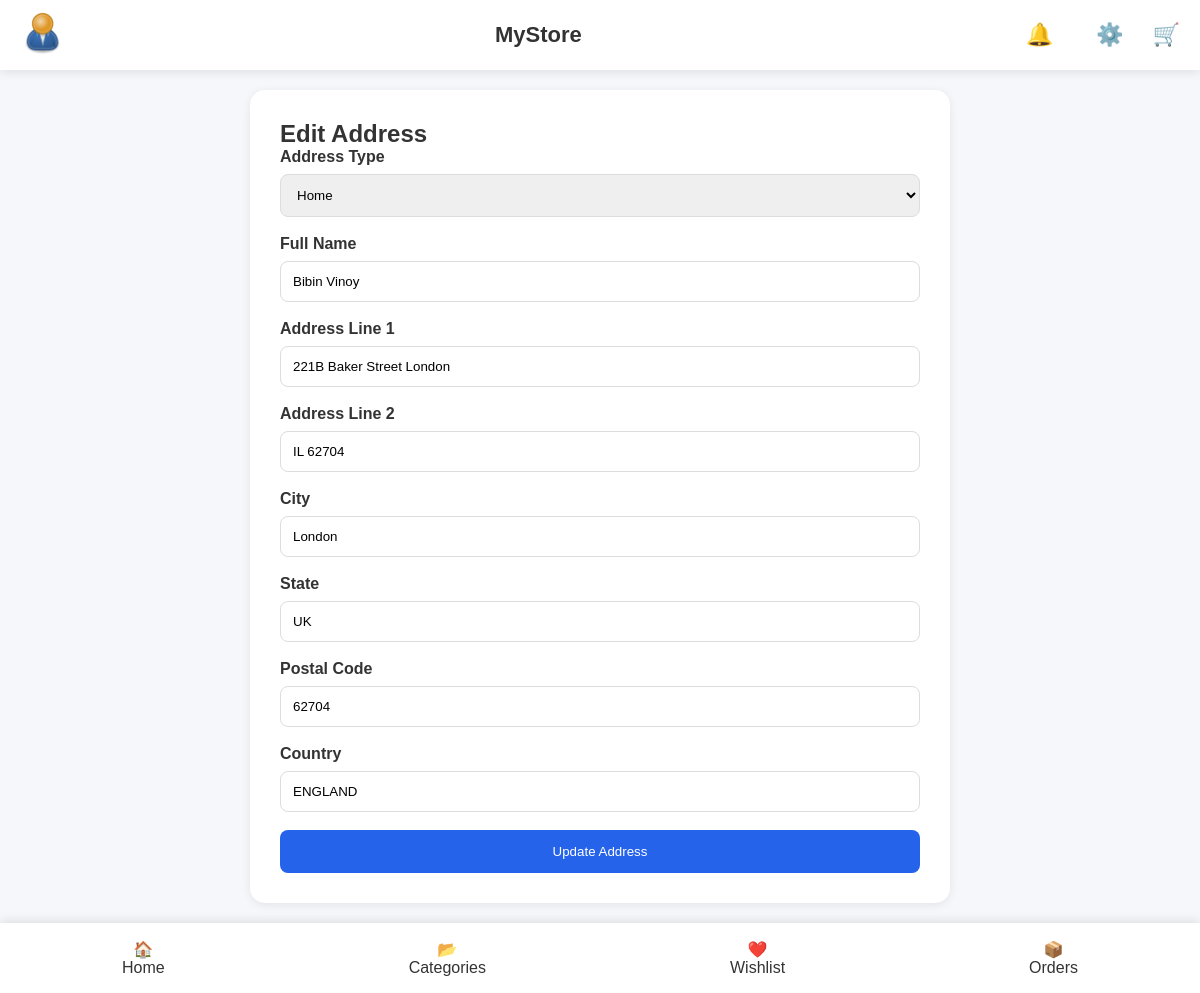
/edit_address/1/ (signed in), run on the app's committed database.
### accounts/models.py (models this page shows, shortened)
class User(AbstractUser):
    phone = models.CharField(max_length=15, blank=True)
    profile_image = models.ImageField(
        default='images/default-profile.png',
        upload_to="profiles/",
        blank=True,
        null=True
    )

class Address(models.Model):
    ADDRESS_TYPES = (
        ('home', 'Home'),
        ('office', 'Office'),
    )
    address_type = models.CharField(
        max_length=10,
        choices=ADDRESS_TYPES,
        default='home'
    )
    user = models.ForeignKey(
        User,
        on_delete=models.CASCADE,
        related_name="addresses"
    )
    full_name = models.CharField(
        max_length=100
    )
    phone_number = models.CharField(
        max_length=20,
    )
    address_line_1 = models.CharField(
        max_length=255
    )
    address_line_2 = models.CharField(
        max_length=255,
        blank=True
    )
    city = models.CharField(
        max_length=100
    )
    state = models.CharField(
        max_length=100
    )
    postal_code = models.CharField(
        max_length=20
    )
    country = models.CharField(
        max_length=100
    )
    is_default = models.BooleanField(
        default=False
    )

### accounts/views.py (the view, shortened to what this page needs)
# urls.py: path('edit_address/<str:pk>/',views.editAddress,name='edit_address'),
def editAddress(request,pk):
    address = get_object_or_404(Address,id=pk,user=request.user)
    form=editAddressForm(instance=address)
    context={'form':form,}
    return render(request,'account/edit_address.html',context)

### accounts/forms.py
class editAddressForm(forms.ModelForm):
    class Meta:
        model=Address
        exclude=['user',]

### template/account/edit_address.html (shortened to what this page needs)
{% extends 'base.html' %}
{% load static %}
{% block extra_css %}
<link rel="stylesheet" href="{% static 'css/address.css' %}">
{% endblock %}
{% block content %}
<div class="form-card">
    <h2>Edit Address</h2>
    <form method="POST">
        <div class="form-group">
            <label>Address Type</label>
            {{form.address_type}}
        </div>
        <div class="form-group">
            <label>Full Name</label>
               {{form.full_name}}
        </div>
        <div class="form-group">
            <label>Address Line 1</label>
            {{form.address_line_1}}
        </div>
        <div class="form-group">
            <label>Address Line 2</label>
            {{form.address_line_2}}
        </div>
        <div class="form-group">
            <label>City</label>
            {{form.city}}
        </div>
        <div class="form-group">
            <label>State</label>
            {{form.state}}
        </div>
        <div class="form-group">
            <label>Postal Code</label>
            {{form.postal_code}}
        </div>
        <div class="form-group">
            <label>Country</label>
            {{form.country}}
        </div>
        <button type="submit">
            Update Address
        </button>
    </form>
</div>
{% endblock %}

### template/includes/navbar.html (shortened to what this page needs)
{% load static %}
<header class="top-navbar">
  <div class="left-section">
    {% if user.profile_image %}
    <a href="{% url 'user_profile' %}">
      <img
        src="{{ user.profile_image.url }}"
        alt="Profile"
        class="profile-image"
      />
    </a>
    {% endif %}
  </div>
  <div class="center-section">
    <h2 class="logo">MyStore</h2>
  </div>
  <div class="right-section">
    {% if user.is_authenticated %}
    <div class="notification-container">
      <button class="icon-btn">🔔</button>
    </div>
    {% endif %}
    <div class="settings-container">
      <button class="icon-btn settings-btn">⚙️</button>
    </div>
    {% if user.is_authenticated %}
    <a href="{% url 'cart:cart' %}" class="icon-btn"> 🛒 </a>
    {% endif %}
  </div>
</header>

### static/css/base.css (style rules this page uses)
* { margin: 0; padding: 0; box-sizing: border-box; }
body { font-family: Arial, sans-serif; background: #f5f7fa; color: #333; }
.top-navbar { position: fixed; top: 0; width: 100%; height: 70px; background: white; display: flex; justify-content: space-between; align-items: center; padding: 0 20px; box-shadow: 0 2px 10px rgba(0, 0, 0, 0.1); z-index: 1000; }
.profile-image { width: 45px; height: 45px; border-radius: 50%; object-fit: cover; }
.logo { font-size: 22px; }
.right-section { display: flex; gap: 15px; align-items: center; }
.icon-btn { background: none; border: none; text-decoration: none; font-size: 22px; cursor: pointer; }
.settings-container, .notification-container { position: relative; }

### static/css/address.css (style rules this page uses)
.form-card { max-width:700px; margin:auto; background:white; padding:30px; border-radius:15px; box-shadow:0 2px 10px rgba(0,0,0,.08); }
.form-group { margin-bottom:18px; }
.form-group label { display:block; margin-bottom:8px; font-weight:600; }
.form-group input, .form-group select { width:100%; padding:12px; border:1px solid #ddd; border-radius:8px; }
button { width:100%; padding:14px; border:none; border-radius:8px; background:#2563eb; color:white; cursor:pointer; }

### data on the page
User: profile_image (placeholder picture)
Address: address_type "Home", full_name "Bibin Vinoy", address_line_1 "221B Baker Street London", address_line_2 "IL 62704", city "London", state "UK", postal_code "62704", country "ENGLAND"
